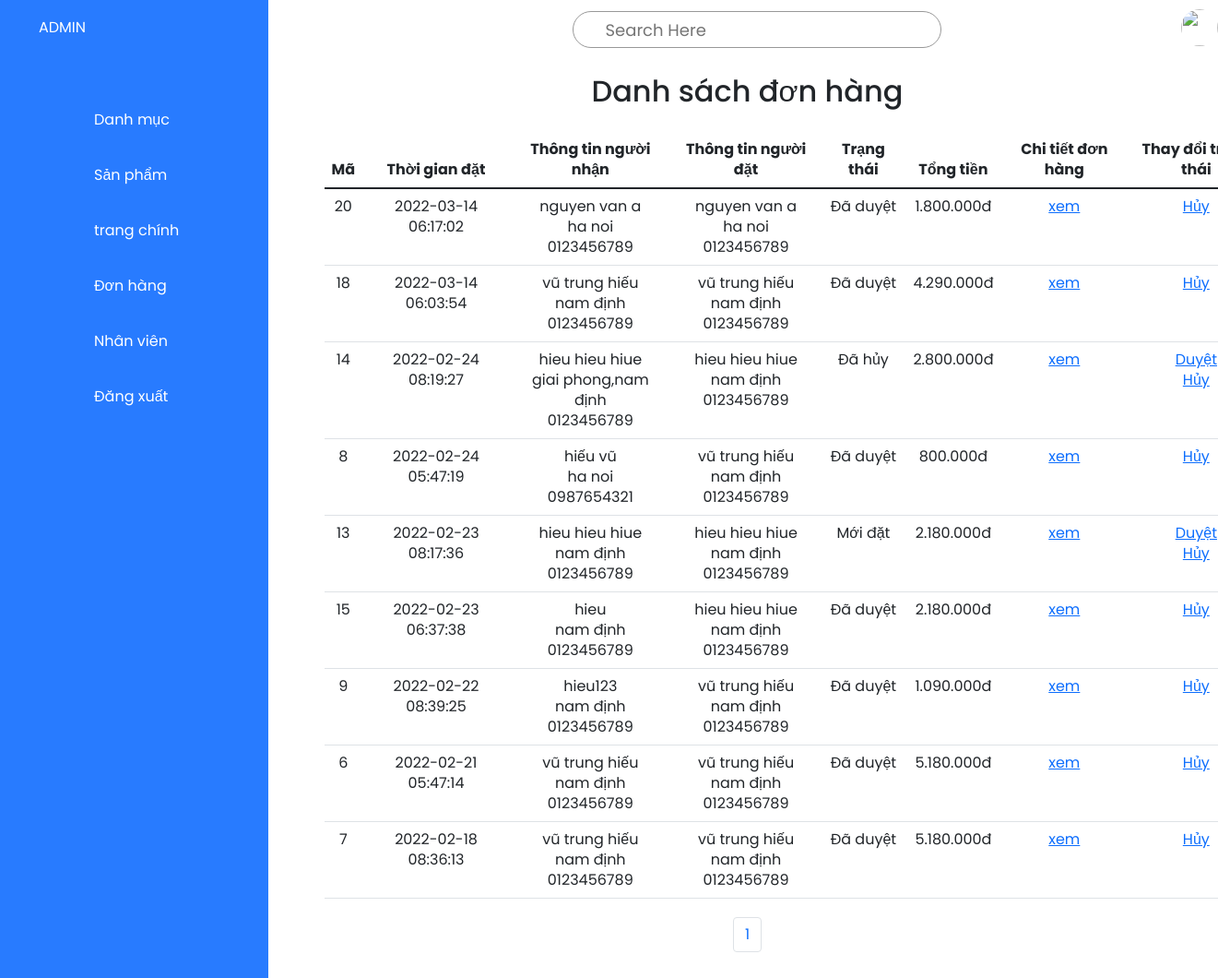
Page /admin/order/order.php (signed in) on the committed database.
### tables this page shows
CREATE TABLE `order` (
  `id` int(11) NOT NULL,
  `customer_id` int(11) NOT NULL,
  `name_receiver` varchar(50) NOT NULL,
  `phone_receiver` char(20) NOT NULL,
  `address_receiver` text NOT NULL,
  `status` int(11) NOT NULL,
  `created_at` timestamp NOT NULL DEFAULT current_timestamp() ON UPDATE current_timestamp(),
  `total_money` float NOT NULL
);

CREATE TABLE `customers` (
  `id` int(11) NOT NULL,
  `name` varchar(50) NOT NULL,
  `email` varchar(50) NOT NULL,
  `password` varchar(50) NOT NULL,
  `phone_number` char(20) NOT NULL,
  `address` text NOT NULL
);

### admin/order/order.php (the view, shortened to what this page needs)
<!DOCTYPE html>
<html lang="en">
<head>
    <link rel="stylesheet" href="../css/style.css">
    <link href="https://cdn.jsdelivr.net/npm/bootstrap@5.1.3/dist/css/bootstrap.min.css" rel="stylesheet">
</head>
<body>
    <div class="container">
    <div class="navigation">
            <ul>
                <li>
                    <a href="">
                        <span class="title">ADMIN</span>
                    </a>
                </li>
                <li>
                    <a href="../category/Category.php">
                        <span class="icon"><ion-icon name="list"></ion-icon></span>
                        <span class="title">Danh mục </span>
                    </a>
                </li>
                <li>
                    <a href="../product/Product.php">
                        <span class="icon"><ion-icon name="cube"></ion-icon></span>
                        <span class="title">Sản phẩm</span>
                    </a>
                </li>
                <li>
                    <a href="../root/index.php">
                         <span class="icon"><ion-icon name="analytics"></ion-icon></span>
                        <span class="title">trang chính</span>
                    </a>
                </li>
                <li>
                    <a href="#">
                        <span class="icon"><ion-icon name="cash"></ion-icon></span>
                        <span class="title">Đơn hàng</span>
                    </a>
                </li>
                <li>
                    <a href="../user/user.php">
                        <span class="icon"><ion-icon name="person"></ion-icon></span>
                        <span class="title">Nhân viên</span>
                    </a>
                </li>
                <li>
                    <a href="../logout_admin.php">
                        <span class="icon"><ion-icon name="log-out"></ion-icon></span>
                        <span class="title">Đăng xuất</span>
                    </a>
                </li>
            </ul>
        </div>
        <div class="main">
            <?php include("../topBar.php") ?>
            <div class="content">
                <div class="order">
                    <h2>Danh sách đơn hàng</h2>
                    <?php
                    require('../connect/connect.php');
                         $page =1;
                         $sql_qtyRows = "select count(*) from `order`";
                         $array_qtyRows = mysqli_query($connect,$sql_qtyRows);
                         $result_qtyRows = mysqli_fetch_array($array_qtyRows);
                         $qtyRows = $result_qtyRows['count(*)'];
                         $qtyProductInPage = 10;
                         $qtyPage = ceil($qtyRows/$qtyProductInPage);
                         $skip = $qtyProductInPage * ($page - 1 );
                        $sql ="select `order`.*,customers.name,customers.phone_number,customers.address
                                from `order`
                                 join customers
                                 on customers.id = `order`.customer_id
                                 order BY created_at DESC
                                 limit $qtyProductInPage  offset $skip;";
                        $result =mysqli_query($connect,$sql);
                    ?>
                    <table class="table" style="margin-top:10px;">
                            <thead>
                                <tr>
                                <th scope="col">Mã</th>
                                <th scope="col">Thời gian đặt</th>
                                <th scope="col">Thông tin người nhận</th>
                                <th scope="col">Thông tin người đặt</th>
                                <th scope="col">Trạng thái</th>
                                <th scope="col">Tổng tiền</th>
                                <th scope="col">Chi tiết đơn hàng</th>
                                <th scope="col">Thay đổi trạng thái</th>
                                </tr>
                            </thead>
                            <tbody>
                                <?php foreach($result as $each) {?>
                                    <tr>
                                        <td><?php echo $each['id']?></td>
                                        <td><?php echo $each['created_at']?></td>
                                        <td>
                                            <?php echo $each['name_receiver']?><br>
                                            <?php echo $each['address_receiver']?><br>
                                            <?php echo $each['phone_receiver']?><br>
                                        </td>
                                        <td>
                                            <?php echo $each['name']?><br>
                                            <?php echo $each['address']?><br>
                                            <?php echo $each['phone_number']?><br>
                                        </td>
                                        <td>
                                            <?php
                                                switch($each['status'])
                                                {
                                                    case '0':
                                                        echo 'Mới đặt';
                                                        break;
                                                    case '1':
                                                        echo 'Đã duyệt';
                                                        break;
                                                    case '2':
                                                         echo 'Đã hủy';
                                                         break;
                                                }
                                            ?>
                                        </td>
                                        <td><?php   echo number_format($each['total_money'],0,',','.') ?>đ</td>
                                        <td>
                                            <a href="detail.php?id=<?php echo $each['id'] ?>">xem</a>
                                        </td>
                                        <td>
                                            <?php if($each['status'] != 1 ) { ?>
                                            <a href="update_status.php?id=<?php echo $each['id'] ?>&status=1">Duyệt</a><br>
                                            <?php } ?>
                                            <a href="update_status.php?id=<?php echo $each['id'] ?>&status=2">Hủy</a>
                                        </td>
                                    </tr>
                                <?php } ?>
                            </tbody>
                    </table>
                    <nav aria-label="Page navigation example">
                        <ul class="pagination">
                        <?php  for($i=1 ; $i<= $qtyPage ;$i++){ ?>
                            <li class="page-item">
                                <a class="page-link" href="?page=<?php echo $i ?>"><?php echo $i ?></a>
                            </li>
                        <?php }?>
                        </ul>
                    </nav>
                </div>
            </div>
        </div>
        </div>
</body>
</html>

### admin/css/style.css (style rules this page uses)
* { margin: 0; padding: 0; box-sizing: border-box; font-family: 'Poppins', sans-serif; }
:root { --blue:#287bff; --white:#fff; --grey:#f5f5f5; --black1:#222; --black2:#999; }
body { background: red; min-height: 100vh; overflow-x: hidden; }
.container { position: relative; width: 100%; left: 0; right: 0; }
.navigation { position: fixed; left: 0; width: 300px; height: 100%; background: var(--blue); transition: 0.5s; overflow:hidden; }
.navigation ul { position: absolute; top: 0; left: 0; width: 100%; }
.navigation ul li { position: relative; width: 100%; list-style: none; border-top-left-radius: 30px; border-bottom-left-radius: 30px; }
.navigation ul li:nth-child(1) { margin-bottom: 40px; pointer-events: none; }
.navigation ul li a { position: relative; display: block; width: 100%; display: flex; text-decoration: none; color: var(--white); }
.navigation ul li a .icon { position: relative; display: block; min-width: 60px; height: 60px; line-height: 70px; text-align: center; }
.navigation ul li a .title { position: relative; display: block; padding: 0 10px; height: 60px; line-height: 60px; text-align: center; white-space:nowrap ; }
.main { position: absolute; width: calc(100% - 100px); left :200px; right: 0; min-height: 100vh; background: var(--white); transition: 0.5s; }
.content { display: flex; margin: 10px ; }
.order h2 { text-align: center; margin: 10px 20px 25px; }
.order table { width: 100%; }
.order table { margin: 0 5%; text-align: center; line-height: 22px; }
.order nav { display: flex; justify-content: center; align-items: center; margin: 20px; }

### rows in the picture
order: id "20", created_at "2022-03-14 06:17:02", name_receiver "nguyen van a", address_receiver "ha noi", phone_receiver "0123456789", customer.name "nguyen van a", customer.address "ha noi", customer.phone_number "0123456789", status "Đã duyệt", total_money "1.800.000"
order: id "18", created_at "2022-03-14 06:03:54", name_receiver "vũ trung hiếu", address_receiver "nam định", phone_receiver "0123456789", customer.name "vũ trung hiếu", customer.address "nam định", customer.phone_number "0123456789", status "Đã duyệt", total_money "4.290.000"
order: id "14", created_at "2022-02-24 08:19:27", name_receiver "hieu hieu hiue", address_receiver "giai phong,nam định", phone_receiver "0123456789", customer.name "hieu hieu hiue", customer.address "nam định", customer.phone_number "0123456789", status "Đã hủy", total_money "2.800.000"
order: id "8", created_at "2022-02-24 05:47:19", name_receiver "hiếu vũ", address_receiver "ha noi", phone_receiver "0987654321", customer.name "vũ trung hiếu", customer.address "nam định", customer.phone_number "0123456789", status "Đã duyệt", total_money "800.000"
order: id "13", created_at "2022-02-23 08:17:36", name_receiver "hieu hieu hiue", address_receiver "nam định", phone_receiver "0123456789", customer.name "hieu hieu hiue", customer.address "nam định", customer.phone_number "0123456789", status "Mới đặt", total_money "2.180.000"
order: id "15", created_at "2022-02-23 06:37:38", name_receiver "hieu", address_receiver "nam định", phone_receiver "0123456789", customer.name "hieu hieu hiue", customer.address "nam định", customer.phone_number "0123456789", status "Đã duyệt", total_money "2.180.000"
order: id "9", created_at "2022-02-22 08:39:25", name_receiver "hieu123", address_receiver "nam định", phone_receiver "0123456789", customer.name "vũ trung hiếu", customer.address "nam định", customer.phone_number "0123456789", status "Đã duyệt", total_money "1.090.000"
order: id "6", created_at "2022-02-21 05:47:14", name_receiver "vũ trung hiếu", address_receiver "nam định", phone_receiver "0123456789", customer.name "vũ trung hiếu", customer.address "nam định", customer.phone_number "0123456789", status "Đã duyệt", total_money "5.180.000"
order: id "7", created_at "2022-02-18 08:36:13", name_receiver "vũ trung hiếu", address_receiver "nam định", phone_receiver "0123456789", customer.name "vũ trung hiếu", customer.address "nam định", customer.phone_number "0123456789", status "Đã duyệt", total_money "5.180.000"
